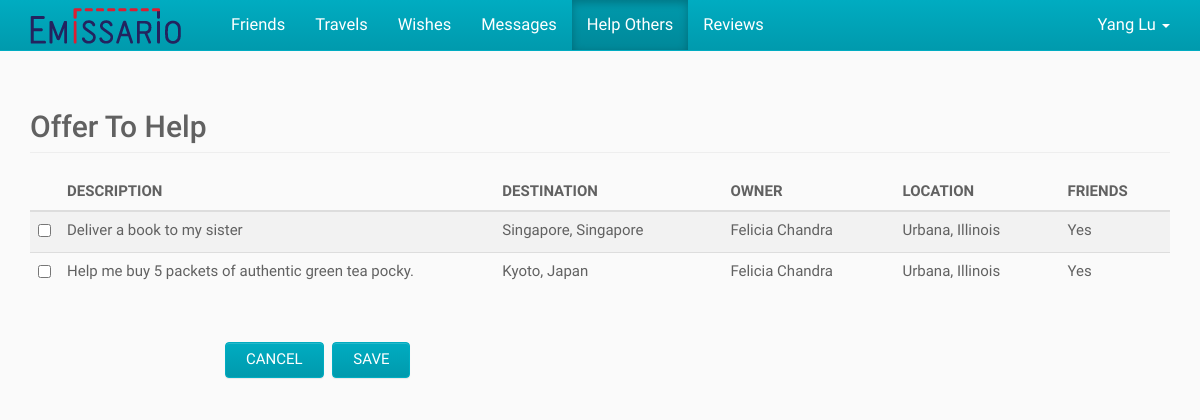
The page /index.php/helps/offer (signed in) on the database its author committed.
### tables this page shows
CREATE TABLE IF NOT EXISTS User (
	ID BIGINT NOT NULL AUTO_INCREMENT,
    First_Name VARCHAR(100) NOT NULL,
    Last_Name VARCHAR(100) NULL,
    Email VARCHAR(100) NOT NULL UNIQUE,
    `Password` CHAR(255) NOT NULL,
    City VARCHAR(100) NULL,
    State VARCHAR(100) NULL,
    Country VARCHAR(2) NULL,
    Phone VARCHAR(100) NULL,
    Created_On DATETIME NULL,
    Modified_On DATETIME NULL,
    PRIMARY KEY (ID)
);

CREATE TABLE IF NOT EXISTS Wish (
	ID BIGINT NOT NULL AUTO_INCREMENT,
    User_ID BIGINT NOT NULL,
    Description VARCHAR(1000) NOT NULL,
    Image BLOB NULL,
    Weight VARCHAR(50) NULL,
    Destination_City VARCHAR(100) NULL,
    Destination_Country VARCHAR(2) NULL,
    Max_Date DATE NULL,
    Compensation VARCHAR(100) NULL,
    Created_On DATETIME NULL,
    Modified_On DATETIME NULL,
    PRIMARY KEY (ID),
    FOREIGN KEY (User_ID) REFERENCES User (ID)
);

CREATE TABLE IF NOT EXISTS Country (
	Country_Code VARCHAR(2) NOT NULL,
    Country_Name VARCHAR(100) NOT NULL,
    Created_On DATETIME NULL,
    Modified_On DATETIME NULL,
    PRIMARY KEY (Country_Code)
);

CREATE TABLE IF NOT EXISTS State (
	Country_Code VARCHAR(2) NOT NULL,
	State_Code VARCHAR(100) NOT NULL,
    State_Name VARCHAR(100) NOT NULL,
    Created_On DATETIME NULL,
    Modified_On DATETIME NULL,
    PRIMARY KEY (Country_Code, State_Code),
    FOREIGN KEY (Country_Code) REFERENCES Country (Country_Code)
);

### application/controllers/helps.php (called while the page is built, shortened)
<?php
class Helps
{
	public function offer()
	{
		$userID = $GLOBALS["beans"]->siteHelper->getSession("userID");
		$potentialWishes = $GLOBALS["beans"]->wishService->getPotentialWishesToHelp($userID);
		require APP . 'views/_templates/header.php';
		require APP . 'views/helps/offer.php';
		require APP . 'views/_templates/footer.php';
	}
}

### index.php (called while the page is built, shortened)
<?php
$app = new Application();

### application/core/service.php (called while the page is built)
<?php
class Service
{
	function __construct($model)
	{
		$this->model = $model;
	}
}

### application/core/model.php (called while the page is built)
<?php
class Model
{
	function __construct($db)
	{
		$this->db = $db;
	}
}

### application/models/userModel.php (called while the page is built, shortened)
<?php
class UserModel extends Model
{
	public function getUser($userID)
	{
		$sql = "SELECT User.*, Country.Country_Name, State.State_Name
				FROM User
				LEFT JOIN Country ON Country.Country_Code = User.Country
				LEFT JOIN State ON State.State_Code = User.State
				WHERE User.ID = :user_id";
		$parameters = array(":user_id" => $userID);
		return $GLOBALS["beans"]->queryHelper->getSingleRowObject($this->db, $sql, $parameters);
	}
}

### application/helpers/queryHelper.php (called while the page is built, shortened)
<?php
class QueryHelper
{
	public function getSingleRowObject($db, $sql, $parameters) {
		$query = $db->prepare($sql);
		$query->execute($parameters);
		$result = $query->fetch();
		return $result;
	}
}

### application/services/userService.php (called while the page is built, shortened)
<?php
class UserService extends Service
{
	public function getUser($userID)
	{
		return $this->model->getUser($userID);
	}
}

### application/models/wishModel.php (called while the page is built, shortened)
<?php
class WishModel extends Model
{
	public function getPotentialWishesToHelp($userID)
	{
		$parameters = array(":user_id" => $userID);
		$query = $this->db->prepare($sql);
		$query->execute($parameters);
		return $query->fetchAll();
	}
}

### application/services/wishService.php (called while the page is built, shortened)
<?php
class WishService extends Service
{
	public function getPotentialWishesToHelp($userID)
	{
		return $this->model->getPotentialWishesToHelp($userID);
	}
}

### application/helpers/stringHelper.php (called while the page is built, shortened)
<?php
class StringHelper
{
	public function left($string, $length)
	{
		$result = trim($string);
		if (strlen($result) > $length)
		{
			$result = substr($result, 0, $length);
		}
		return $result;
	}
}

### application/views/helps/offer.php (the view, shortened to what this page needs)
<div class="container">
	<h2 class="page-header">Offer To Help</h2>
	<form id="form" method="post" action="<?php echo URL_WITH_INDEX_FILE; ?>helps/saveHelpOffers" class="form-horizontal">
		<div style="margin-bottom:30px;">
			<div class="table-responsive" style="overflow-y:auto; max-height:500px;">
				<table id="potentialWishes" class="table table-striped">
					<thead>
						<tr>
							<th width="1%">&nbsp;</th>
							<th>Description</th>
							<th>Destination</th>
							<th>Owner</th>
							<th>Location</th>
							<th>Friends</th>
						</tr>
					</thead>
					<tbody>
						<?php foreach ($potentialWishes as $wish) { ?>
							<tr>
								<td width="1%">
									<input type="checkbox" class="wish-checkbox" value="<?php echo $wish->ID; ?>" />
								</td>
								<td class="truncate"><?php echo $wish->Description; ?></td>
								<td>
									<?php $destination = $wish->Destination_City;
									if ($wish->Destination_Country_Name != "" && $destination != "") {
										$destination .= ", ";
									}
									$destination .= $wish->Destination_Country_Name;
									echo $destination; ?>
								</td>
								<td><?php echo $wish->Owner_First_Name . " " . $wish->Owner_Last_Name ; ?></td>
								<td>
									<?php $location = $wish->Owner_City;
									if (strcasecmp("United States", $wish->Owner_Country_Name) == 0) {
										if ($wish->Owner_State_Name != "" && $location != "") {
											$location .= ", ";
										}
										$location .= $wish->Owner_State_Name;
									}
									else {
										if ($wish->Owner_Country_Name != "" && $location != "") {
											$location .= ", ";
										}
										$location .= $wish->Owner_Country_Name;
									}
									echo $location; ?>
								</td>
								<td>
									<?php $friendStatusNumber = $GLOBALS["beans"]->stringHelper->left($wish->Friend_Status, 1);
									if ($friendStatusNumber == "1") {
										echo "Yes";
									}
									 ?>
								</td>
							</tr>
						<?php } ?>
					</tbody>
				</table>
			</div>
		</div>
		<div class="form-group">
			<div class="col-sm-offset-2 col-sm-10">
				<button type="button" id="cancel" class="btn btn-default">Cancel</button>
				<button type="submit" class="btn btn-default">Save</button>
			</div>
		</div>
	</form>
</div>

### application/views/_templates/header.php (shortened to what this page needs)
<?php
$activeView = "";
if (array_key_exists("PATH_INFO", $_SERVER)) {
	$pathInfoArray = explode("/", $_SERVER["PATH_INFO"]);
	$activeView = $pathInfoArray[1];
}
if (!isset($user)) {
	$user = $GLOBALS["beans"]->userService->getUser($userID);
}
?><!DOCTYPE html>
<html lang="en">
<head>
	<link href="<?php echo URL; ?>public/css/bootstrap.css" rel="stylesheet">
	<link href="<?php echo URL; ?>public/css/bootstrap-theme.css" rel="stylesheet">
	<link href="<?php echo URL; ?>public/css/bootstrap-datepicker3.css" rel="stylesheet">
</head>
<body>
	<nav class="navbar navbar-inverse navbar-fixed-top">
		<div class="container">
			<div class="navbar-header">
				<a class="navbar-brand" href="<?php echo URL_WITH_INDEX_FILE; ?>">
					<img alt="Emissario" src="<?php echo URL; ?>public/img/logo.png" />
				</a>
			</div>
			<?php if (is_numeric($userID)) { ?>
				<div id="navbar" class="navbar-collapse collapse">
					<ul class="nav navbar-nav navbar-left">
						<?php echo $GLOBALS["beans"]->siteHelper->getNavigationHTML($activeView); ?>
					</ul>
					<ul class="nav navbar-nav navbar-right">
						<li class="dropdown">
							<a class="dropdown-toggle" href="#!" aria-expanded="false" aria-haspopup="true" role="button" data-toggle="dropdown">
								<?php echo $user->First_Name . " " . $user->Last_Name ?>
								<span class="caret"></span>
							</a>
						</li>
					</ul>
				</div>
			<?php } ?>
		</div>
	</nav>

### rows shown on the page
user: First_Name "Yang", Last_Name "Lu"
wish: Description "Deliver a book to my sister", Destination_City.Country_Name "Singapore, Singapore", User_ID.First_Name "Felicia", User_ID.Last_Name "Chandra", User_ID.State_Name "Urbana, Illinois"
wish: Description "Help me buy 5 packets of authentic green tea pocky.", Destination_City.Country_Name "Kyoto, Japan", User_ID.First_Name "Felicia", User_ID.Last_Name "Chandra", User_ID.State_Name "Urbana, Illinois"

### other values the page prints
$viewTitle "Friends"
$viewTitle "Travels"
$viewTitle "Wishes"
$viewTitle "Messages"
$viewTitle "Help Others"
$viewTitle "Reviews"
